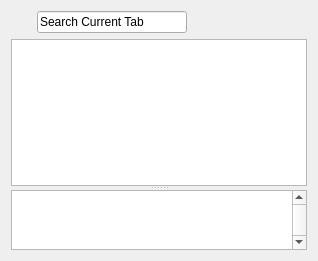
<?xml version="1.0" encoding="UTF-8"?>
<ui version="4.0">
 <class>CatalogTabView</class>
 <widget class="QWidget" name="CatalogTabView">
  <property name="geometry">
   <rect>
    <x>0</x>
    <y>0</y>
    <width>318</width>
    <height>261</height>
   </rect>
  </property>
  <property name="windowTitle">
   <string>Form</string>
  </property>
  <layout class="QVBoxLayout" name="verticalLayout">
   <item>
    <layout class="QHBoxLayout" name="m_searchLayout">
     <property name="spacing">
      <number>2</number>
     </property>
     <item>
      <widget class="QToolButton" name="m_searchButton">
       <property name="enabled">
        <bool>true</bool>
       </property>
       <property name="minimumSize">
        <size>
         <width>24</width>
         <height>22</height>
        </size>
       </property>
       <property name="maximumSize">
        <size>
         <width>24</width>
         <height>22</height>
        </size>
       </property>
       <property name="focusPolicy">
        <enum>Qt::NoFocus</enum>
       </property>
       <property name="contextMenuPolicy">
        <enum>Qt::NoContextMenu</enum>
       </property>
       <property name="text">
        <string/>
       </property>
       <property name="iconSize">
        <size>
         <width>24</width>
         <height>22</height>
        </size>
       </property>
       <property name="checkable">
        <bool>false</bool>
       </property>
       <property name="autoRaise">
        <bool>true</bool>
       </property>
      </widget>
     </item>
     <item>
      <widget class="QLineEdit" name="m_searchBar">
       <property name="sizePolicy">
        <sizepolicy hsizetype="Expanding" vsizetype="Fixed">
         <horstretch>0</horstretch>
         <verstretch>0</verstretch>
        </sizepolicy>
       </property>
       <property name="minimumSize">
        <size>
         <width>150</width>
         <height>0</height>
        </size>
       </property>
       <property name="maximumSize">
        <size>
         <width>16777215</width>
         <height>24</height>
        </size>
       </property>
       <property name="styleSheet">
        <string notr="true"/>
       </property>
       <property name="text">
        <string>Search Current Tab</string>
       </property>
      </widget>
     </item>
     <item>
      <spacer name="m_searchBarSpacer">
       <property name="orientation">
        <enum>Qt::Horizontal</enum>
       </property>
       <property name="sizeType">
        <enum>QSizePolicy::Preferred</enum>
       </property>
       <property name="sizeHint" stdset="0">
        <size>
         <width>120</width>
         <height>20</height>
        </size>
       </property>
      </spacer>
     </item>
    </layout>
   </item>
   <item>
    <widget class="QSplitter" name="m_catalogSplitter">
     <property name="orientation">
      <enum>Qt::Vertical</enum>
     </property>
     <widget class="QListView" name="m_catalogEntryList">
      <property name="sizePolicy">
       <sizepolicy hsizetype="Expanding" vsizetype="Expanding">
        <horstretch>0</horstretch>
        <verstretch>100</verstretch>
       </sizepolicy>
      </property>
      <property name="acceptDrops">
       <bool>true</bool>
      </property>
      <property name="verticalScrollBarPolicy">
       <enum>Qt::ScrollBarAsNeeded</enum>
      </property>
      <property name="dragEnabled">
       <bool>true</bool>
      </property>
      <property name="dragDropMode">
       <enum>QAbstractItemView::DragDrop</enum>
      </property>
      <property name="defaultDropAction">
       <enum>Qt::MoveAction</enum>
      </property>
      <property name="selectionMode">
       <enum>QAbstractItemView::ExtendedSelection</enum>
      </property>
      <property name="iconSize">
       <size>
        <width>16</width>
        <height>16</height>
       </size>
      </property>
      <property name="verticalScrollMode">
       <enum>QAbstractItemView::ScrollPerPixel</enum>
      </property>
      <property name="movement">
       <enum>QListView::Free</enum>
      </property>
      <property name="flow">
       <enum>QListView::TopToBottom</enum>
      </property>
      <property name="isWrapping" stdset="0">
       <bool>true</bool>
      </property>
      <property name="layoutMode">
       <enum>QListView::SinglePass</enum>
      </property>
      <property name="spacing">
       <number>1</number>
      </property>
      <property name="viewMode">
       <enum>QListView::ListMode</enum>
      </property>
      <property name="uniformItemSizes">
       <bool>false</bool>
      </property>
      <property name="batchSize">
       <number>100</number>
      </property>
      <property name="selectionRectVisible">
       <bool>true</bool>
      </property>
     </widget>
     <widget class="QTextEdit" name="m_descriptionText">
      <property name="sizePolicy">
       <sizepolicy hsizetype="Expanding" vsizetype="Preferred">
        <horstretch>0</horstretch>
        <verstretch>1</verstretch>
       </sizepolicy>
      </property>
      <property name="minimumSize">
       <size>
        <width>0</width>
        <height>60</height>
       </size>
      </property>
      <property name="maximumSize">
       <size>
        <width>16777215</width>
        <height>16777215</height>
       </size>
      </property>
      <property name="baseSize">
       <size>
        <width>0</width>
        <height>0</height>
       </size>
      </property>
      <property name="verticalScrollBarPolicy">
       <enum>Qt::ScrollBarAlwaysOn</enum>
      </property>
      <property name="tabChangesFocus">
       <bool>true</bool>
      </property>
     </widget>
    </widget>
   </item>
  </layout>
 </widget>
 <tabstops>
  <tabstop>m_searchBar</tabstop>
  <tabstop>m_catalogEntryList</tabstop>
  <tabstop>m_descriptionText</tabstop>
 </tabstops>
 <resources>
  <include location="../../LegacyResources/LegacyResources.qrc"/>
 </resources>
 <connections/>
</ui>
